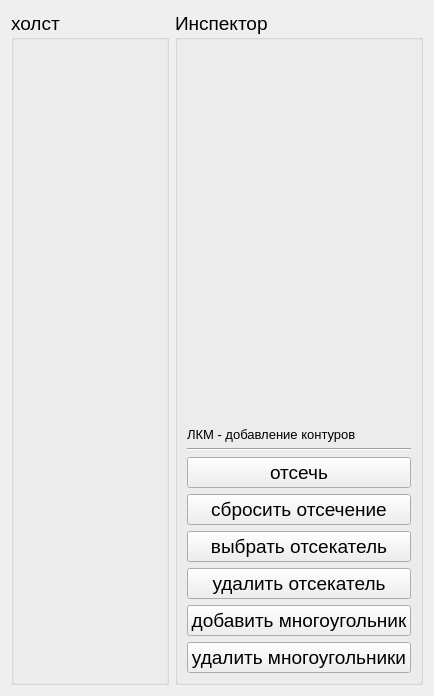
<?xml version="1.0" encoding="UTF-8"?>
<ui version="4.0">
 <class>cutterTab</class>
 <widget class="QWidget" name="cutterTab">
  <property name="geometry">
   <rect>
    <x>0</x>
    <y>0</y>
    <width>434</width>
    <height>696</height>
   </rect>
  </property>
  <property name="windowTitle">
   <string>Form</string>
  </property>
  <layout class="QHBoxLayout" name="horizontalLayout" stretch="1,0">
   <item>
    <widget class="QGroupBox" name="canvasGroup">
     <property name="font">
      <font>
       <pointsize>14</pointsize>
       <bold>false</bold>
       <underline>false</underline>
       <kerning>true</kerning>
      </font>
     </property>
     <property name="title">
      <string>холст</string>
     </property>
     <property name="flat">
      <bool>false</bool>
     </property>
     <layout class="QGridLayout" name="gridLayout_5"/>
    </widget>
   </item>
   <item>
    <widget class="QGroupBox" name="tableGroup">
     <property name="font">
      <font>
       <pointsize>14</pointsize>
       <bold>false</bold>
       <underline>false</underline>
       <kerning>true</kerning>
      </font>
     </property>
     <property name="title">
      <string>Инспектор</string>
     </property>
     <property name="flat">
      <bool>false</bool>
     </property>
     <layout class="QVBoxLayout" name="verticalLayout_5">
      <item>
       <spacer name="verticalSpacer">
        <property name="orientation">
         <enum>Qt::Vertical</enum>
        </property>
        <property name="sizeHint" stdset="0">
         <size>
          <width>20</width>
          <height>1000</height>
         </size>
        </property>
       </spacer>
      </item>
      <item>
       <widget class="QLabel" name="label_4">
        <property name="font">
         <font>
          <pointsize>10</pointsize>
          <bold>false</bold>
          <underline>false</underline>
          <kerning>true</kerning>
         </font>
        </property>
        <property name="text">
         <string>ЛКМ - добавление контуров</string>
        </property>
        <property name="textFormat">
         <enum>Qt::PlainText</enum>
        </property>
       </widget>
      </item>
      <item>
       <widget class="Line" name="line">
        <property name="orientation">
         <enum>Qt::Horizontal</enum>
        </property>
       </widget>
      </item>
      <item>
       <widget class="QPushButton" name="cutButton">
        <property name="text">
         <string>отсечь</string>
        </property>
       </widget>
      </item>
      <item>
       <widget class="QPushButton" name="clearButton">
        <property name="text">
         <string>сбросить отсечение</string>
        </property>
       </widget>
      </item>
      <item>
       <widget class="QPushButton" name="selectCutter">
        <property name="text">
         <string>выбрать отсекатель</string>
        </property>
       </widget>
      </item>
      <item>
       <widget class="QPushButton" name="deleteCutterButton">
        <property name="text">
         <string>удалить отсекатель</string>
        </property>
       </widget>
      </item>
      <item>
       <widget class="QPushButton" name="addRegionButton">
        <property name="text">
         <string>добавить многоугольник</string>
        </property>
       </widget>
      </item>
      <item>
       <widget class="QPushButton" name="removeRegionButton">
        <property name="text">
         <string>удалить многоугольники</string>
        </property>
       </widget>
      </item>
     </layout>
    </widget>
   </item>
  </layout>
 </widget>
 <resources/>
 <connections/>
</ui>
